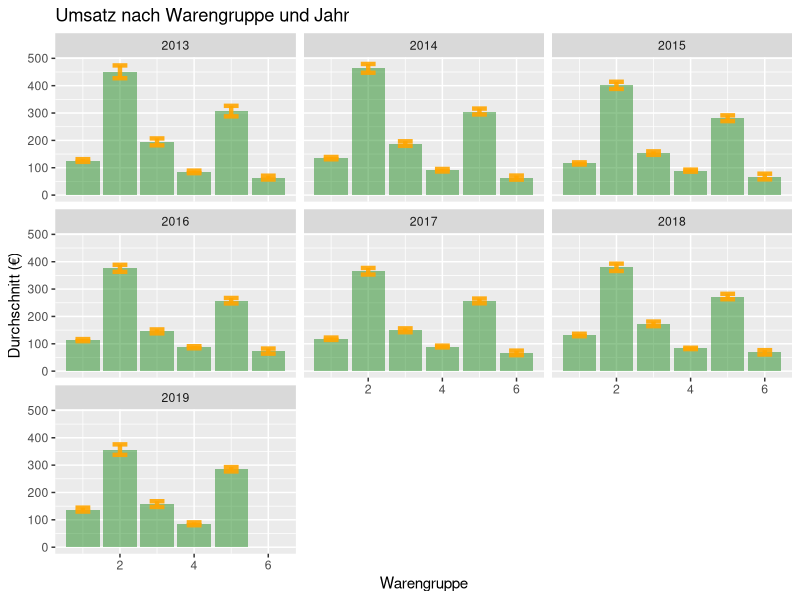
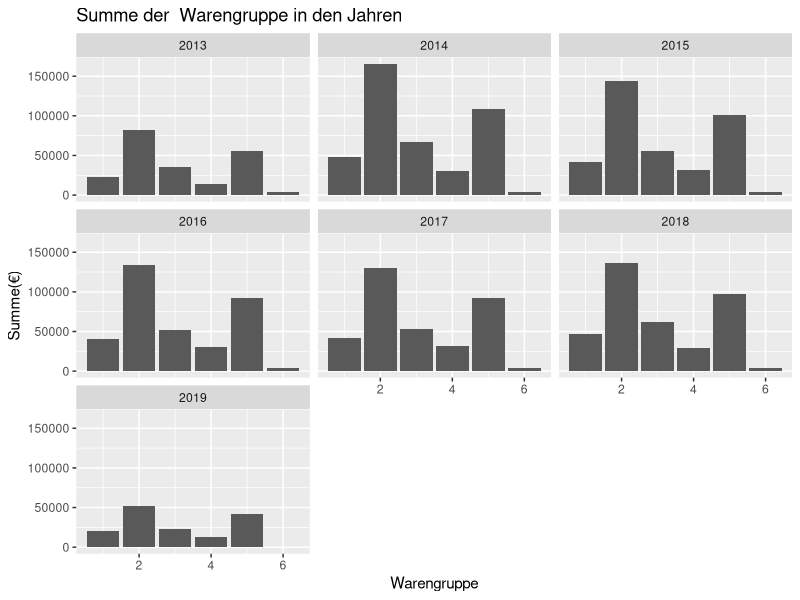
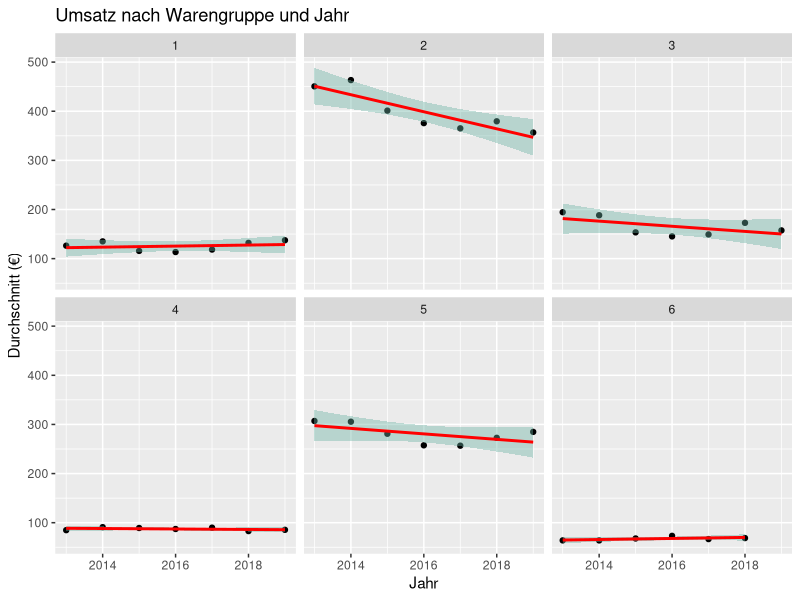
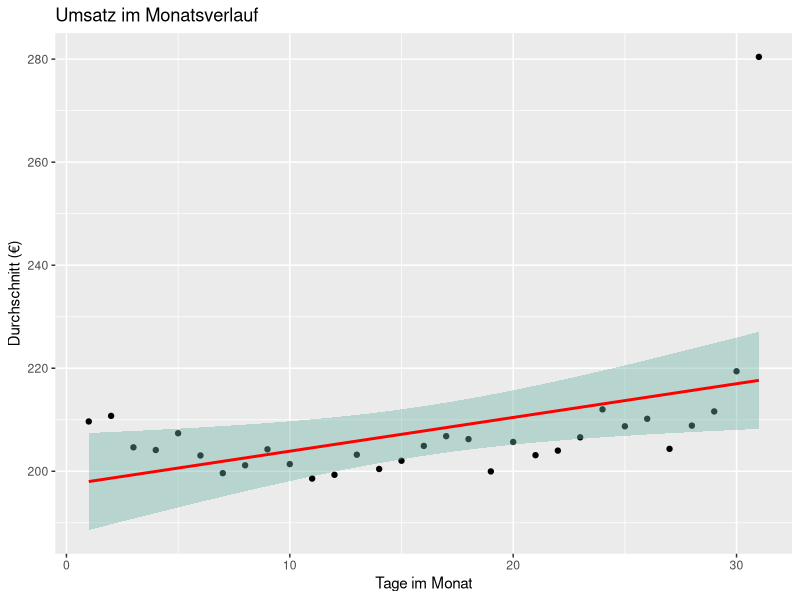
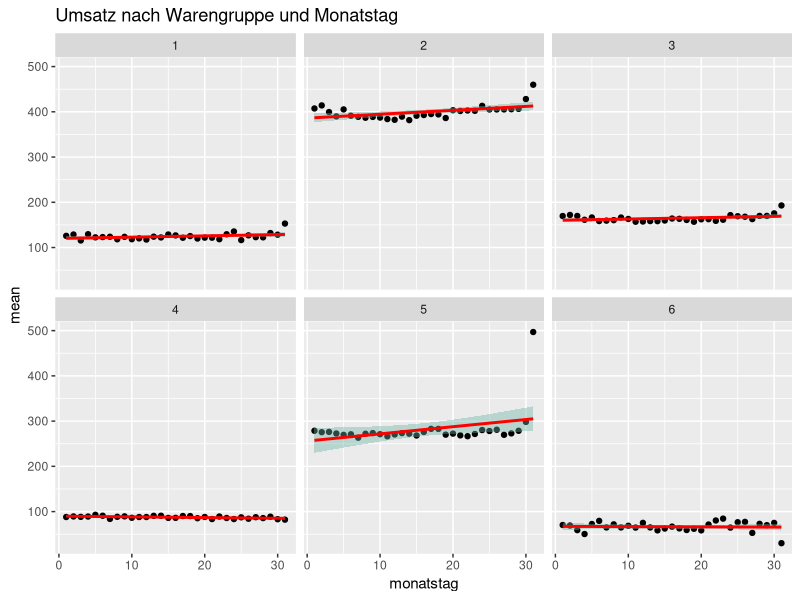

These figures' R source, in order:
## ---- chunk 1
#Laden der Bibliotheken

library(readr)
library(tidyverse)
library(lubridate)
library(ggplot2)
library(dplyr)
## ---- chunk 2
#Einlesen der Daten

umsatz <- read_csv("umsatzdaten_gekuerzt.csv", 
    col_types = cols(Datum = col_datetime(format = " %Y-%m-%d   "))) #Eingeben des Datums
## ---- chunk 3
#Erstellung der Variable mit Jahr
umsatz$jahr <- year(umsatz$Datum)

#Tabelle für den Umsatz nach Warengruppen  und Jahren
ware_jahr<- umsatz %>%
  group_by(jahr, Warengruppe) %>%
  summarise(
    n=n(), #ist praktisch, weil es die Anzahl z?hlt
    mean=mean(Umsatz),
    sd=sd(Umsatz),
    summe=sum(Umsatz)) %>%
  mutate( se=sd/sqrt(n))  %>%
  mutate( ic=se * qt((1-0.05)/2 + .5, n-1))



# nach Warengruppe nach Jahren den Umsatz plotten
ggplot(ware_jahr) +
  geom_bar( aes(x=Warengruppe, y=mean), stat="identity", fill="forestgreen", alpha=0.5) +
  geom_errorbar( aes(x=Warengruppe, ymin=mean-ic, ymax=mean+ic), width=0.4, colour="orange", alpha=0.9, size=1.5) +
  ylab("Durchschnitt (€)")+
 facet_wrap(~jahr)+
  ggtitle("Umsatz nach Warengruppe und Jahr")


## ---- chunk 4
#Balkendiagramm der Summe Umsätze je Jahr(ohne Konfidenzintervall)
ggplot(ware_jahr) +
  geom_bar( aes(x=Warengruppe, y=summe), stat="identity") +
   ylab("Summe(€)")+
 facet_wrap(~jahr)+
  ggtitle("Summe der  Warengruppe in den Jahren")

## ---- chunk 5
ggplot(ware_jahr, aes(x=jahr, y=mean)) +
  geom_point() +
  geom_smooth(method=lm , color="red", fill="#69b3a2", se=TRUE)+
  xlab ("Jahr")+
  ylab("Durchschnitt (€)")+
  facet_wrap(~Warengruppe)+
  ggtitle("Umsatz nach Warengruppe und Jahr")


## ---- chunk 6
umsatz$monatstag<- mday(umsatz$Datum)
## ---- chunk 7
sum_monatstage<- umsatz %>%
  group_by(monatstag) %>%
  summarise(
    n=n(), #ist praktisch, weil es die Anzahl z?hlt
    mean=mean(Umsatz),
    sd=sd(Umsatz),
    summe=sum(Umsatz)) %>%
  mutate( se=sd/sqrt(n))  %>%
  mutate( ic=se * qt((1-0.05)/2 + .5, n-1))


## ---- chunk 8
# nach Warengruppe an den Monatstagen den Umsatz plotten

ggplot(sum_monatstage, aes(x=monatstag, y=mean)) +
  geom_point() +
  geom_smooth(method=lm , color="red", fill="#69b3a2", se=TRUE)+
  xlab ("Tage im Monat")+
  ylab("Durchschnitt (€)")+
  ggtitle("Umsatz im Monatsverlauf")


## ---- chunk 9
ware_monatstage<- umsatz %>%
  group_by(monatstag, Warengruppe) %>%
  summarise(
    n=n(), #ist praktisch, weil es die Anzahl z?hlt
    mean=mean(Umsatz),
    sd=sd(Umsatz),
    summe=sum(Umsatz)) %>%
  mutate( se=sd/sqrt(n))  %>%
  mutate( ic=se * qt((1-0.05)/2 + .5, n-1))

        
## ---- chunk 10
# nach Warengruppe an den Monatstagen den Umsatz plotten (Scatterplot)

ggplot(ware_monatstage, aes(x=monatstag, y=mean)) +
  geom_point() +
  geom_smooth(method=lm , color="red", fill="#69b3a2", se=TRUE)+
  facet_wrap(~Warengruppe)+
  ggtitle("Umsatz nach Warengruppe und Monatstag")


